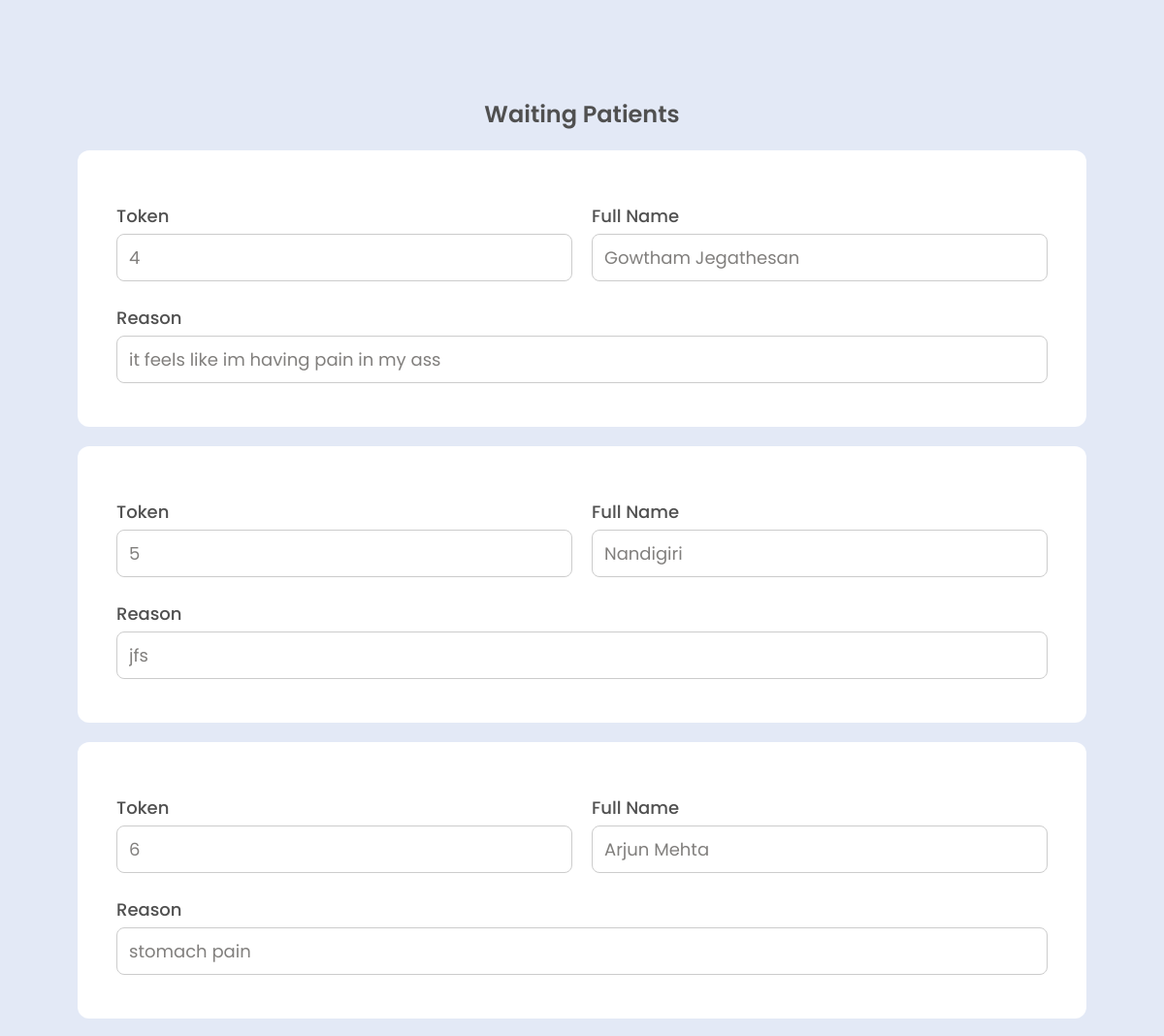
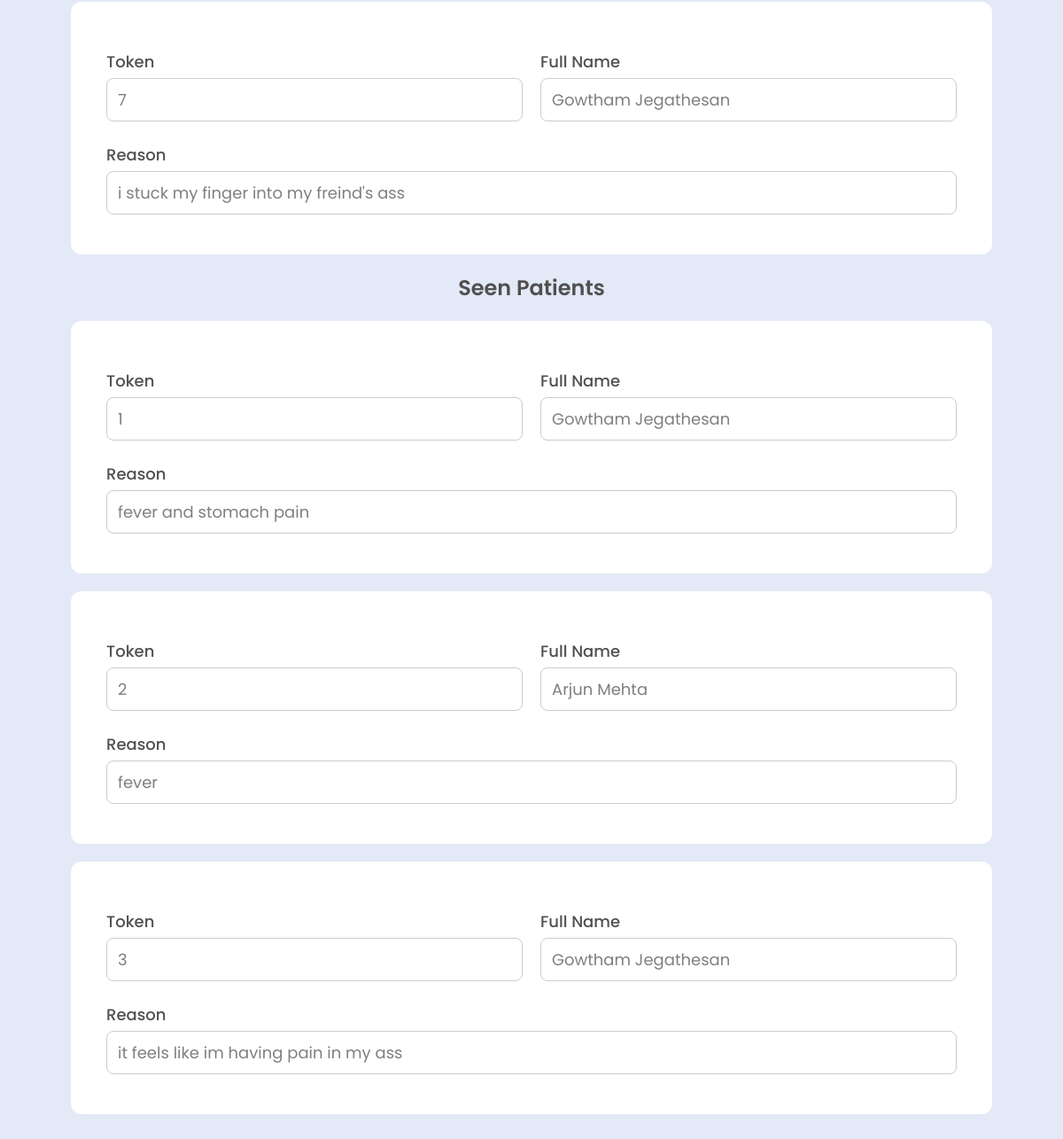
Page /queue on the earlier database version (2 pictures, top to bottom).
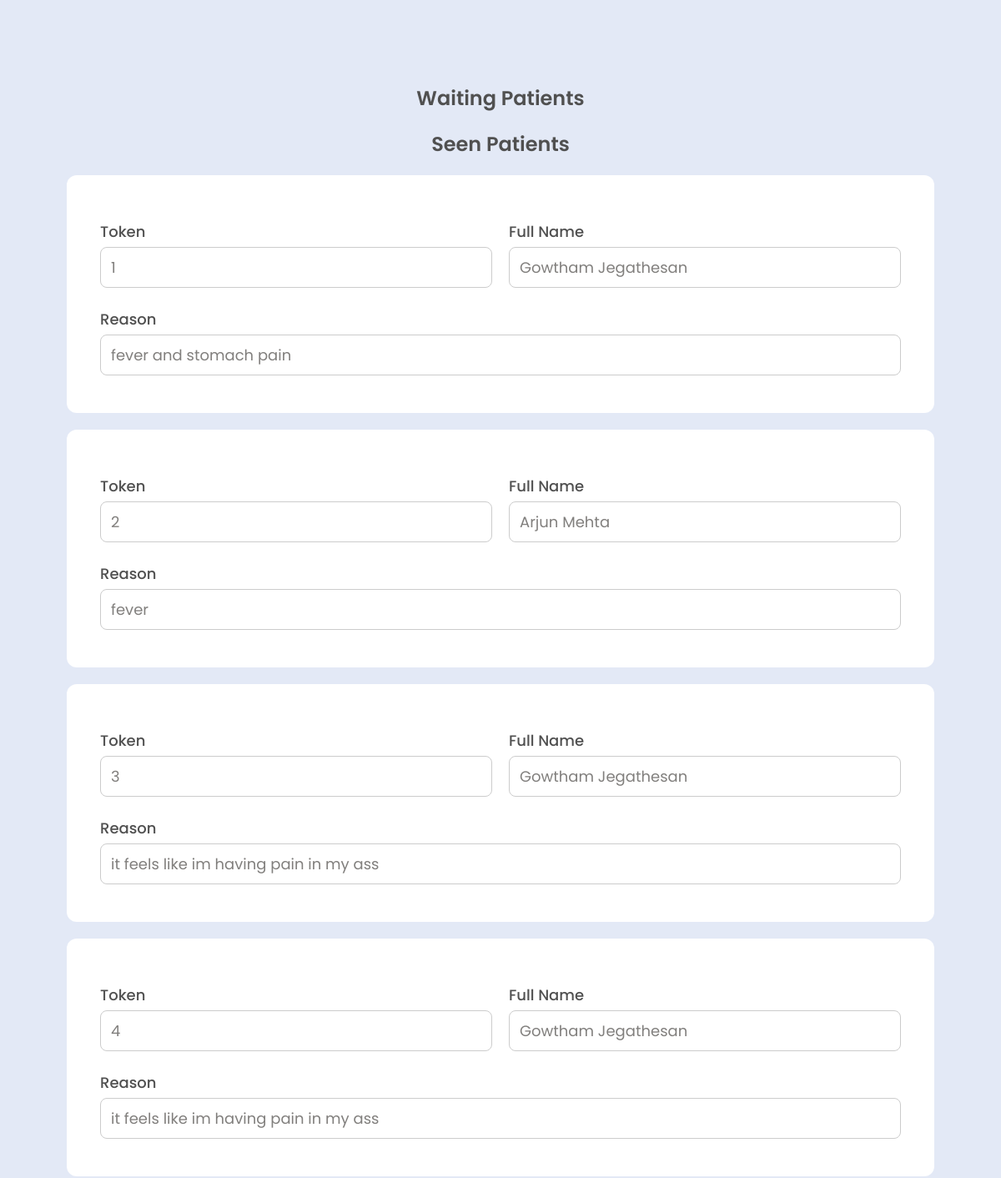
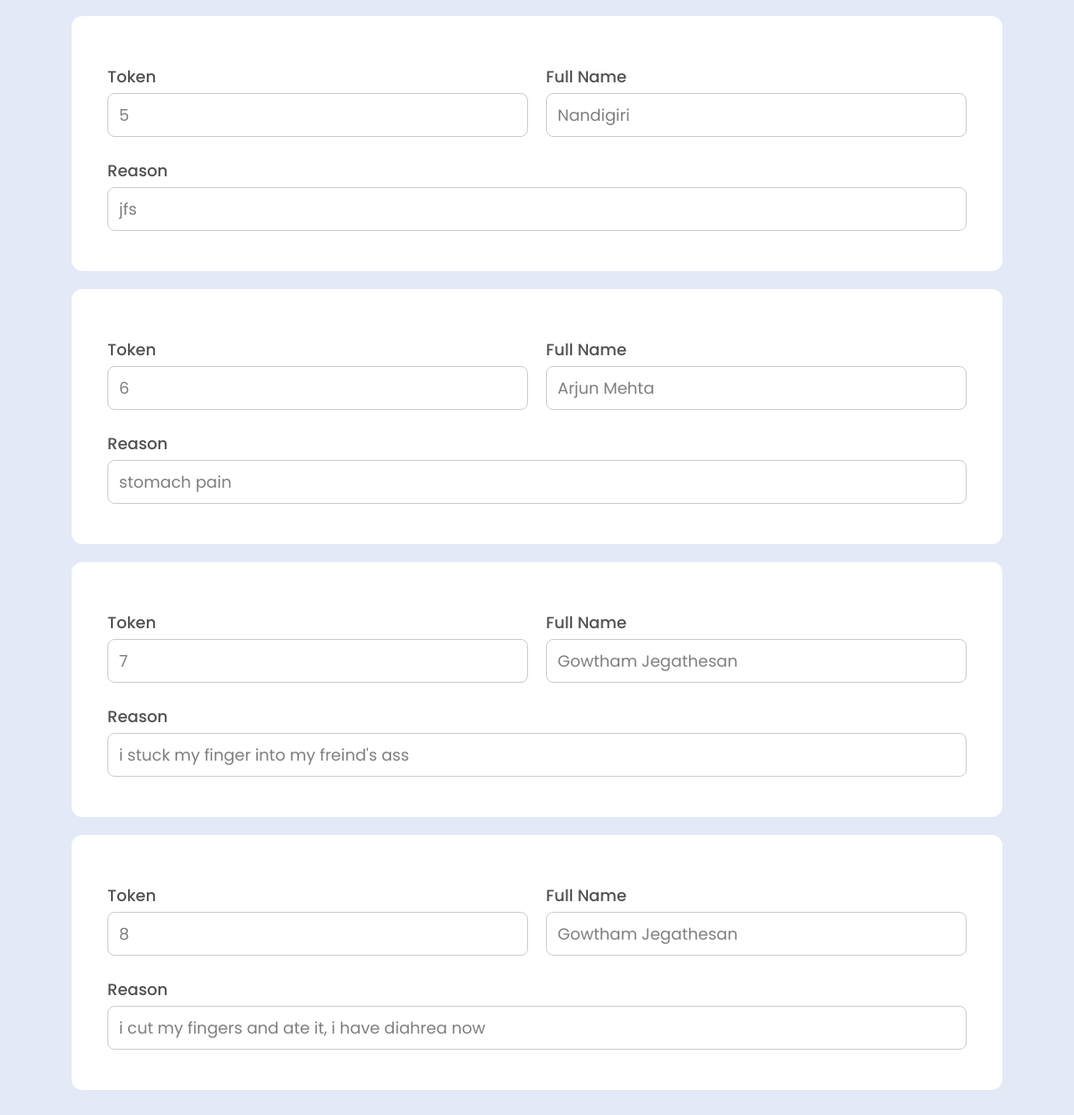
Same page on the later database version (2 pictures, top to bottom).
### tables this page shows
CREATE TABLE patients (
                id INTEGER PRIMARY KEY AUTOINCREMENT,
                name TEXT,
                age INTEGER,
                gender TEXT,
                symptoms TEXT,
                questions TEXT,
                answers TEXT,
                token INTEGER,
                time TEXT,
                seen INTEGER DEFAULT 0,
                doctor_notes TEXT DEFAULT ''
            );

### app.py (the view)
@app.route('/queue')
def queue_page():
    db = get_db()
    cursor = db.cursor()
    queue = cursor.execute("SELECT * FROM patients WHERE seen=0 ORDER BY token ASC").fetchall()
    seen = cursor.execute("SELECT * FROM patients WHERE seen=1 ORDER BY token ASC").fetchall()
    return render_template('queue.html', queue=queue, seen=seen)

### app.py (called while the page is built)
def get_db():
    db = getattr(g, '_database', None)
    if db is None:
        db = g._database = sqlite3.connect(DATABASE)
        db.row_factory = sqlite3.Row
    return db

@app.teardown_appcontext
def close_connection(exception):
    db = getattr(g, '_database', None)
    if db is not None:
        db.close()

### templates/queue.html (shortened to what this page needs)
<!DOCTYPE html>
<html lang="en">
<head>
    <link rel="stylesheet" href="{{ url_for('static', filename="css/styles.css")}}">
</head>
<body>
        <div class="doctor-head margin-up margin-bottom">
            <span>Waiting Patients</span>
            {% for patient in queue %}
            <div class="queuecontainer">
                <div class="form-row">
                    <div class="form-group">
                        <label for="token-{{ patient.token }}">Token</label>
                        <input type="text" id="token-{{ patient.token }}" name="token" value="{{ patient.token }}" disabled>
                    </div>
                    <div class="form-group">
                        <label for="name-{{ patient.token }}">Full Name</label>
                        <input type="text" id="name-{{ patient.token }}" name="name" value="{{ patient.name }}" disabled>
                    </div>
                </div>
                <div class="form-row">
                    <div class="form-group">
                        <label for="reason-{{ patient.token }}">Reason</label>
                        <input type="text" id="reason-{{ patient.token }}" name="reason" value="{{ patient.symptoms }}" disabled>
                    </div>
                </div>
            </div>
            {% endfor %}
            <span style="margin-top: 20px;">Seen Patients</span>
            {% for patient in seen %}
            <div class="queuecontainer">
                <div class="form-row">
                    <div class="form-group">
                        <label for="token-{{ patient.token }}">Token</label>
                        <input type="text" id="token-{{ patient.token }}" name="token" value="{{ patient.token }}" disabled>
                    </div>
                    <div class="form-group">
                        <label for="name-{{ patient.token }}">Full Name</label>
                        <input type="text" id="name-{{ patient.token }}" name="name" value="{{ patient.name }}" disabled>
                    </div>
                </div>
                <div class="form-row">
                    <div class="form-group">
                        <label for="reason-{{ patient.token }}">Reason</label>
                        <input type="text" id="reason-{{ patient.token }}" name="reason" value="{{ patient.symptoms }}" disabled>
                    </div>
                </div>
            </div>
        {% endfor %}
        </div>
</body>
</html>

### static/css/styles.css (style rules this page uses)
* { padding: 0; margin: 0; font-family: "Poppins", sans-serif; font-size: 18px; color: #817F7D; }
body { background-color: #E3E9F6; }
input { all: unset; }
.queuecontainer { place-self: center; align-self: center; margin-top: 20px; background: white; padding: 30px 40px; border-radius: 12px; max-width: 1000px; width: 80%; }
.form-row { margin-top: 24px; display: flex; gap: 20px; margin-bottom: 15px; flex-wrap: wrap; }
.form-group { flex: 1; display: flex; flex-direction: column; }
.form-group label { margin-bottom: 5px; font-weight: 500; color: #505050; }
.form-group input { padding: 10px 12px; font-size: 18px; border: 1px solid #ccc; border-radius: 8px; color: #817F7D; }
.doctor-head { display: flex; flex-direction: column; justify-content: center; align-items: center; }
.doctor-head span { font-size: 24px; font-weight: 600; color: #505050; }
.margin-bottom { margin-bottom: 100px; }
.margin-up { margin-top: 100px; }

Differences in the rows shown:
added patients: token "8", name "Gowtham Jegathesan", reason "i cut my fingers and ate it, i have diahrea now"
